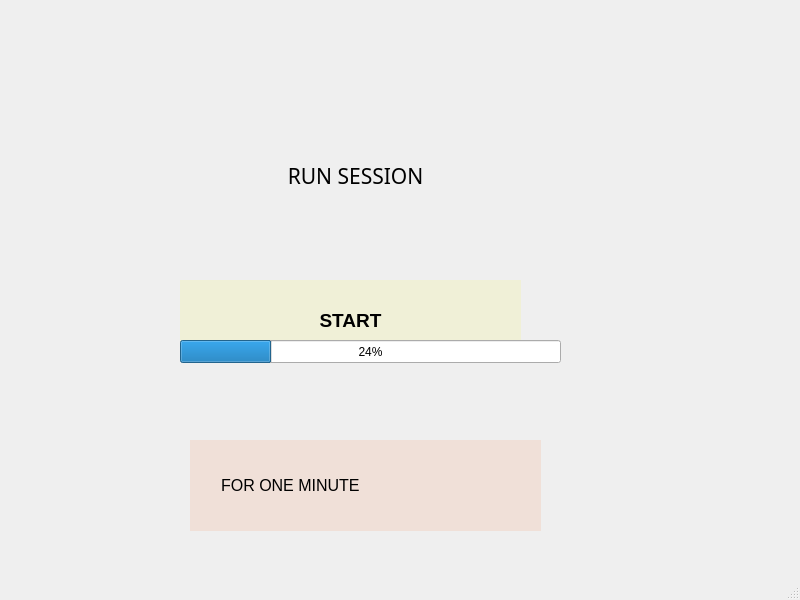
<?xml version="1.0" encoding="UTF-8"?>
<ui version="4.0">
 <class>MainWindow</class>
 <widget class="QMainWindow" name="MainWindow">
  <property name="geometry">
   <rect>
    <x>0</x>
    <y>0</y>
    <width>800</width>
    <height>600</height>
   </rect>
  </property>
  <property name="windowTitle">
   <string>MainWindow</string>
  </property>
  <widget class="QWidget" name="centralwidget">
   <widget class="QLabel" name="label">
    <property name="geometry">
     <rect>
      <x>200</x>
      <y>150</y>
      <width>311</width>
      <height>51</height>
     </rect>
    </property>
    <property name="font">
     <font>
      <family>Segoe UI Variable Display Semil</family>
      <pointsize>16</pointsize>
      <weight>50</weight>
      <italic>false</italic>
      <bold>false</bold>
      <strikeout>false</strikeout>
     </font>
    </property>
    <property name="text">
     <string>RUN SESSION</string>
    </property>
    <property name="alignment">
     <set>Qt::AlignCenter</set>
    </property>
   </widget>
   <widget class="QLabel" name="label_2">
    <property name="geometry">
     <rect>
      <x>250</x>
      <y>190</y>
      <width>301</width>
      <height>261</height>
     </rect>
    </property>
    <property name="text">
     <string/>
    </property>
    <property name="pixmap">
     <pixmap>../../../../../Downloads/Picture2-removebg-preview.png</pixmap>
    </property>
   </widget>
   <widget class="QLabel" name="label_3">
    <property name="geometry">
     <rect>
      <x>190</x>
      <y>440</y>
      <width>351</width>
      <height>91</height>
     </rect>
    </property>
    <property name="palette">
     <palette>
      <active>
       <colorrole role="WindowText">
        <brush brushstyle="SolidPattern">
         <color alpha="255">
          <red>0</red>
          <green>0</green>
          <blue>0</blue>
         </color>
        </brush>
       </colorrole>
       <colorrole role="Button">
        <brush brushstyle="SolidPattern">
         <color alpha="255">
          <red>240</red>
          <green>224</green>
          <blue>216</blue>
         </color>
        </brush>
       </colorrole>
       <colorrole role="Light">
        <brush brushstyle="SolidPattern">
         <color alpha="255">
          <red>255</red>
          <green>255</green>
          <blue>255</blue>
         </color>
        </brush>
       </colorrole>
       <colorrole role="Midlight">
        <brush brushstyle="SolidPattern">
         <color alpha="255">
          <red>247</red>
          <green>239</green>
          <blue>235</blue>
         </color>
        </brush>
       </colorrole>
       <colorrole role="Dark">
        <brush brushstyle="SolidPattern">
         <color alpha="255">
          <red>120</red>
          <green>112</green>
          <blue>108</blue>
         </color>
        </brush>
       </colorrole>
       <colorrole role="Mid">
        <brush brushstyle="SolidPattern">
         <color alpha="255">
          <red>160</red>
          <green>149</green>
          <blue>144</blue>
         </color>
        </brush>
       </colorrole>
       <colorrole role="Text">
        <brush brushstyle="SolidPattern">
         <color alpha="255">
          <red>0</red>
          <green>0</green>
          <blue>0</blue>
         </color>
        </brush>
       </colorrole>
       <colorrole role="BrightText">
        <brush brushstyle="SolidPattern">
         <color alpha="255">
          <red>255</red>
          <green>255</green>
          <blue>255</blue>
         </color>
        </brush>
       </colorrole>
       <colorrole role="ButtonText">
        <brush brushstyle="SolidPattern">
         <color alpha="255">
          <red>0</red>
          <green>0</green>
          <blue>0</blue>
         </color>
        </brush>
       </colorrole>
       <colorrole role="Base">
        <brush brushstyle="SolidPattern">
         <color alpha="255">
          <red>255</red>
          <green>255</green>
          <blue>255</blue>
         </color>
        </brush>
       </colorrole>
       <colorrole role="Window">
        <brush brushstyle="SolidPattern">
         <color alpha="255">
          <red>240</red>
          <green>224</green>
          <blue>216</blue>
         </color>
        </brush>
       </colorrole>
       <colorrole role="Shadow">
        <brush brushstyle="SolidPattern">
         <color alpha="255">
          <red>0</red>
          <green>0</green>
          <blue>0</blue>
         </color>
        </brush>
       </colorrole>
       <colorrole role="AlternateBase">
        <brush brushstyle="SolidPattern">
         <color alpha="255">
          <red>247</red>
          <green>239</green>
          <blue>235</blue>
         </color>
        </brush>
       </colorrole>
       <colorrole role="ToolTipBase">
        <brush brushstyle="SolidPattern">
         <color alpha="255">
          <red>255</red>
          <green>255</green>
          <blue>220</blue>
         </color>
        </brush>
       </colorrole>
       <colorrole role="ToolTipText">
        <brush brushstyle="SolidPattern">
         <color alpha="255">
          <red>0</red>
          <green>0</green>
          <blue>0</blue>
         </color>
        </brush>
       </colorrole>
      </active>
      <inactive>
       <colorrole role="WindowText">
        <brush brushstyle="SolidPattern">
         <color alpha="255">
          <red>0</red>
          <green>0</green>
          <blue>0</blue>
         </color>
        </brush>
       </colorrole>
       <colorrole role="Button">
        <brush brushstyle="SolidPattern">
         <color alpha="255">
          <red>240</red>
          <green>224</green>
          <blue>216</blue>
         </color>
        </brush>
       </colorrole>
       <colorrole role="Light">
        <brush brushstyle="SolidPattern">
         <color alpha="255">
          <red>255</red>
          <green>255</green>
          <blue>255</blue>
         </color>
        </brush>
       </colorrole>
       <colorrole role="Midlight">
        <brush brushstyle="SolidPattern">
         <color alpha="255">
          <red>247</red>
          <green>239</green>
          <blue>235</blue>
         </color>
        </brush>
       </colorrole>
       <colorrole role="Dark">
        <brush brushstyle="SolidPattern">
         <color alpha="255">
          <red>120</red>
          <green>112</green>
          <blue>108</blue>
         </color>
        </brush>
       </colorrole>
       <colorrole role="Mid">
        <brush brushstyle="SolidPattern">
         <color alpha="255">
          <red>160</red>
          <green>149</green>
          <blue>144</blue>
         </color>
        </brush>
       </colorrole>
       <colorrole role="Text">
        <brush brushstyle="SolidPattern">
         <color alpha="255">
          <red>0</red>
          <green>0</green>
          <blue>0</blue>
         </color>
        </brush>
       </colorrole>
       <colorrole role="BrightText">
        <brush brushstyle="SolidPattern">
         <color alpha="255">
          <red>255</red>
          <green>255</green>
          <blue>255</blue>
         </color>
        </brush>
       </colorrole>
       <colorrole role="ButtonText">
        <brush brushstyle="SolidPattern">
         <color alpha="255">
          <red>0</red>
          <green>0</green>
          <blue>0</blue>
         </color>
        </brush>
       </colorrole>
       <colorrole role="Base">
        <brush brushstyle="SolidPattern">
         <color alpha="255">
          <red>255</red>
          <green>255</green>
          <blue>255</blue>
         </color>
        </brush>
       </colorrole>
       <colorrole role="Window">
        <brush brushstyle="SolidPattern">
         <color alpha="255">
          <red>240</red>
          <green>224</green>
          <blue>216</blue>
         </color>
        </brush>
       </colorrole>
       <colorrole role="Shadow">
        <brush brushstyle="SolidPattern">
         <color alpha="255">
          <red>0</red>
          <green>0</green>
          <blue>0</blue>
         </color>
        </brush>
       </colorrole>
       <colorrole role="AlternateBase">
        <brush brushstyle="SolidPattern">
         <color alpha="255">
          <red>247</red>
          <green>239</green>
          <blue>235</blue>
         </color>
        </brush>
       </colorrole>
       <colorrole role="ToolTipBase">
        <brush brushstyle="SolidPattern">
         <color alpha="255">
          <red>255</red>
          <green>255</green>
          <blue>220</blue>
         </color>
        </brush>
       </colorrole>
       <colorrole role="ToolTipText">
        <brush brushstyle="SolidPattern">
         <color alpha="255">
          <red>0</red>
          <green>0</green>
          <blue>0</blue>
         </color>
        </brush>
       </colorrole>
      </inactive>
      <disabled>
       <colorrole role="WindowText">
        <brush brushstyle="SolidPattern">
         <color alpha="255">
          <red>120</red>
          <green>112</green>
          <blue>108</blue>
         </color>
        </brush>
       </colorrole>
       <colorrole role="Button">
        <brush brushstyle="SolidPattern">
         <color alpha="255">
          <red>240</red>
          <green>224</green>
          <blue>216</blue>
         </color>
        </brush>
       </colorrole>
       <colorrole role="Light">
        <brush brushstyle="SolidPattern">
         <color alpha="255">
          <red>255</red>
          <green>255</green>
          <blue>255</blue>
         </color>
        </brush>
       </colorrole>
       <colorrole role="Midlight">
        <brush brushstyle="SolidPattern">
         <color alpha="255">
          <red>247</red>
          <green>239</green>
          <blue>235</blue>
         </color>
        </brush>
       </colorrole>
       <colorrole role="Dark">
        <brush brushstyle="SolidPattern">
         <color alpha="255">
          <red>120</red>
          <green>112</green>
          <blue>108</blue>
         </color>
        </brush>
       </colorrole>
       <colorrole role="Mid">
        <brush brushstyle="SolidPattern">
         <color alpha="255">
          <red>160</red>
          <green>149</green>
          <blue>144</blue>
         </color>
        </brush>
       </colorrole>
       <colorrole role="Text">
        <brush brushstyle="SolidPattern">
         <color alpha="255">
          <red>120</red>
          <green>112</green>
          <blue>108</blue>
         </color>
        </brush>
       </colorrole>
       <colorrole role="BrightText">
        <brush brushstyle="SolidPattern">
         <color alpha="255">
          <red>255</red>
          <green>255</green>
          <blue>255</blue>
         </color>
        </brush>
       </colorrole>
       <colorrole role="ButtonText">
        <brush brushstyle="SolidPattern">
         <color alpha="255">
          <red>120</red>
          <green>112</green>
          <blue>108</blue>
         </color>
        </brush>
       </colorrole>
       <colorrole role="Base">
        <brush brushstyle="SolidPattern">
         <color alpha="255">
          <red>240</red>
          <green>224</green>
          <blue>216</blue>
         </color>
        </brush>
       </colorrole>
       <colorrole role="Window">
        <brush brushstyle="SolidPattern">
         <color alpha="255">
          <red>240</red>
          <green>224</green>
          <blue>216</blue>
         </color>
        </brush>
       </colorrole>
       <colorrole role="Shadow">
        <brush brushstyle="SolidPattern">
         <color alpha="255">
          <red>0</red>
          <green>0</green>
          <blue>0</blue>
         </color>
        </brush>
       </colorrole>
       <colorrole role="AlternateBase">
        <brush brushstyle="SolidPattern">
         <color alpha="255">
          <red>240</red>
          <green>224</green>
          <blue>216</blue>
         </color>
        </brush>
       </colorrole>
       <colorrole role="ToolTipBase">
        <brush brushstyle="SolidPattern">
         <color alpha="255">
          <red>255</red>
          <green>255</green>
          <blue>220</blue>
         </color>
        </brush>
       </colorrole>
       <colorrole role="ToolTipText">
        <brush brushstyle="SolidPattern">
         <color alpha="255">
          <red>0</red>
          <green>0</green>
          <blue>0</blue>
         </color>
        </brush>
       </colorrole>
      </disabled>
     </palette>
    </property>
    <property name="font">
     <font>
      <pointsize>12</pointsize>
     </font>
    </property>
    <property name="autoFillBackground">
     <bool>true</bool>
    </property>
    <property name="text">
     <string>       FOR ONE MINUTE</string>
    </property>
   </widget>
   <widget class="QLabel" name="label_5">
    <property name="geometry">
     <rect>
      <x>180</x>
      <y>280</y>
      <width>341</width>
      <height>81</height>
     </rect>
    </property>
    <property name="palette">
     <palette>
      <active>
       <colorrole role="WindowText">
        <brush brushstyle="SolidPattern">
         <color alpha="255">
          <red>0</red>
          <green>0</green>
          <blue>0</blue>
         </color>
        </brush>
       </colorrole>
       <colorrole role="Button">
        <brush brushstyle="SolidPattern">
         <color alpha="255">
          <red>240</red>
          <green>240</green>
          <blue>215</blue>
         </color>
        </brush>
       </colorrole>
       <colorrole role="Light">
        <brush brushstyle="SolidPattern">
         <color alpha="255">
          <red>255</red>
          <green>255</green>
          <blue>255</blue>
         </color>
        </brush>
       </colorrole>
       <colorrole role="Midlight">
        <brush brushstyle="SolidPattern">
         <color alpha="255">
          <red>247</red>
          <green>247</green>
          <blue>235</blue>
         </color>
        </brush>
       </colorrole>
       <colorrole role="Dark">
        <brush brushstyle="SolidPattern">
         <color alpha="255">
          <red>120</red>
          <green>120</green>
          <blue>107</blue>
         </color>
        </brush>
       </colorrole>
       <colorrole role="Mid">
        <brush brushstyle="SolidPattern">
         <color alpha="255">
          <red>160</red>
          <green>160</green>
          <blue>143</blue>
         </color>
        </brush>
       </colorrole>
       <colorrole role="Text">
        <brush brushstyle="SolidPattern">
         <color alpha="255">
          <red>0</red>
          <green>0</green>
          <blue>0</blue>
         </color>
        </brush>
       </colorrole>
       <colorrole role="BrightText">
        <brush brushstyle="SolidPattern">
         <color alpha="255">
          <red>255</red>
          <green>255</green>
          <blue>255</blue>
         </color>
        </brush>
       </colorrole>
       <colorrole role="ButtonText">
        <brush brushstyle="SolidPattern">
         <color alpha="255">
          <red>0</red>
          <green>0</green>
          <blue>0</blue>
         </color>
        </brush>
       </colorrole>
       <colorrole role="Base">
        <brush brushstyle="SolidPattern">
         <color alpha="255">
          <red>255</red>
          <green>255</green>
          <blue>255</blue>
         </color>
        </brush>
       </colorrole>
       <colorrole role="Window">
        <brush brushstyle="SolidPattern">
         <color alpha="255">
          <red>240</red>
          <green>240</green>
          <blue>215</blue>
         </color>
        </brush>
       </colorrole>
       <colorrole role="Shadow">
        <brush brushstyle="SolidPattern">
         <color alpha="255">
          <red>0</red>
          <green>0</green>
          <blue>0</blue>
         </color>
        </brush>
       </colorrole>
       <colorrole role="AlternateBase">
        <brush brushstyle="SolidPattern">
         <color alpha="255">
          <red>247</red>
          <green>247</green>
          <blue>235</blue>
         </color>
        </brush>
       </colorrole>
       <colorrole role="ToolTipBase">
        <brush brushstyle="SolidPattern">
         <color alpha="255">
          <red>255</red>
          <green>255</green>
          <blue>220</blue>
         </color>
        </brush>
       </colorrole>
       <colorrole role="ToolTipText">
        <brush brushstyle="SolidPattern">
         <color alpha="255">
          <red>0</red>
          <green>0</green>
          <blue>0</blue>
         </color>
        </brush>
       </colorrole>
      </active>
      <inactive>
       <colorrole role="WindowText">
        <brush brushstyle="SolidPattern">
         <color alpha="255">
          <red>0</red>
          <green>0</green>
          <blue>0</blue>
         </color>
        </brush>
       </colorrole>
       <colorrole role="Button">
        <brush brushstyle="SolidPattern">
         <color alpha="255">
          <red>240</red>
          <green>240</green>
          <blue>215</blue>
         </color>
        </brush>
       </colorrole>
       <colorrole role="Light">
        <brush brushstyle="SolidPattern">
         <color alpha="255">
          <red>255</red>
          <green>255</green>
          <blue>255</blue>
         </color>
        </brush>
       </colorrole>
       <colorrole role="Midlight">
        <brush brushstyle="SolidPattern">
         <color alpha="255">
          <red>247</red>
          <green>247</green>
          <blue>235</blue>
         </color>
        </brush>
       </colorrole>
       <colorrole role="Dark">
        <brush brushstyle="SolidPattern">
         <color alpha="255">
          <red>120</red>
          <green>120</green>
          <blue>107</blue>
         </color>
        </brush>
       </colorrole>
       <colorrole role="Mid">
        <brush brushstyle="SolidPattern">
         <color alpha="255">
          <red>160</red>
          <green>160</green>
          <blue>143</blue>
         </color>
        </brush>
       </colorrole>
       <colorrole role="Text">
        <brush brushstyle="SolidPattern">
         <color alpha="255">
          <red>0</red>
          <green>0</green>
          <blue>0</blue>
         </color>
        </brush>
       </colorrole>
       <colorrole role="BrightText">
        <brush brushstyle="SolidPattern">
         <color alpha="255">
          <red>255</red>
          <green>255</green>
          <blue>255</blue>
         </color>
        </brush>
       </colorrole>
       <colorrole role="ButtonText">
        <brush brushstyle="SolidPattern">
         <color alpha="255">
          <red>0</red>
          <green>0</green>
          <blue>0</blue>
         </color>
        </brush>
       </colorrole>
       <colorrole role="Base">
        <brush brushstyle="SolidPattern">
         <color alpha="255">
          <red>255</red>
          <green>255</green>
          <blue>255</blue>
         </color>
        </brush>
       </colorrole>
       <colorrole role="Window">
        <brush brushstyle="SolidPattern">
         <color alpha="255">
          <red>240</red>
          <green>240</green>
          <blue>215</blue>
         </color>
        </brush>
       </colorrole>
       <colorrole role="Shadow">
        <brush brushstyle="SolidPattern">
         <color alpha="255">
          <red>0</red>
          <green>0</green>
          <blue>0</blue>
         </color>
        </brush>
       </colorrole>
       <colorrole role="AlternateBase">
        <brush brushstyle="SolidPattern">
         <color alpha="255">
          <red>247</red>
          <green>247</green>
          <blue>235</blue>
         </color>
        </brush>
       </colorrole>
       <colorrole role="ToolTipBase">
        <brush brushstyle="SolidPattern">
         <color alpha="255">
          <red>255</red>
          <green>255</green>
          <blue>220</blue>
         </color>
        </brush>
       </colorrole>
       <colorrole role="ToolTipText">
        <brush brushstyle="SolidPattern">
         <color alpha="255">
          <red>0</red>
          <green>0</green>
          <blue>0</blue>
         </color>
        </brush>
       </colorrole>
      </inactive>
      <disabled>
       <colorrole role="WindowText">
        <brush brushstyle="SolidPattern">
         <color alpha="255">
          <red>120</red>
          <green>120</green>
          <blue>107</blue>
         </color>
        </brush>
       </colorrole>
       <colorrole role="Button">
        <brush brushstyle="SolidPattern">
         <color alpha="255">
          <red>240</red>
          <green>240</green>
          <blue>215</blue>
         </color>
        </brush>
       </colorrole>
       <colorrole role="Light">
        <brush brushstyle="SolidPattern">
         <color alpha="255">
          <red>255</red>
          <green>255</green>
          <blue>255</blue>
         </color>
        </brush>
       </colorrole>
       <colorrole role="Midlight">
        <brush brushstyle="SolidPattern">
         <color alpha="255">
          <red>247</red>
          <green>247</green>
          <blue>235</blue>
         </color>
        </brush>
       </colorrole>
       <colorrole role="Dark">
        <brush brushstyle="SolidPattern">
         <color alpha="255">
          <red>120</red>
          <green>120</green>
          <blue>107</blue>
         </color>
        </brush>
       </colorrole>
       <colorrole role="Mid">
        <brush brushstyle="SolidPattern">
         <color alpha="255">
          <red>160</red>
          <green>160</green>
          <blue>143</blue>
         </color>
        </brush>
       </colorrole>
       <colorrole role="Text">
        <brush brushstyle="SolidPattern">
         <color alpha="255">
          <red>120</red>
          <green>120</green>
          <blue>107</blue>
         </color>
        </brush>
       </colorrole>
       <colorrole role="BrightText">
        <brush brushstyle="SolidPattern">
         <color alpha="255">
          <red>255</red>
          <green>255</green>
          <blue>255</blue>
         </color>
        </brush>
       </colorrole>
       <colorrole role="ButtonText">
        <brush brushstyle="SolidPattern">
         <color alpha="255">
          <red>120</red>
          <green>120</green>
          <blue>107</blue>
         </color>
        </brush>
       </colorrole>
       <colorrole role="Base">
        <brush brushstyle="SolidPattern">
         <color alpha="255">
          <red>240</red>
          <green>240</green>
          <blue>215</blue>
         </color>
        </brush>
       </colorrole>
       <colorrole role="Window">
        <brush brushstyle="SolidPattern">
         <color alpha="255">
          <red>240</red>
          <green>240</green>
          <blue>215</blue>
         </color>
        </brush>
       </colorrole>
       <colorrole role="Shadow">
        <brush brushstyle="SolidPattern">
         <color alpha="255">
          <red>0</red>
          <green>0</green>
          <blue>0</blue>
         </color>
        </brush>
       </colorrole>
       <colorrole role="AlternateBase">
        <brush brushstyle="SolidPattern">
         <color alpha="255">
          <red>240</red>
          <green>240</green>
          <blue>215</blue>
         </color>
        </brush>
       </colorrole>
       <colorrole role="ToolTipBase">
        <brush brushstyle="SolidPattern">
         <color alpha="255">
          <red>255</red>
          <green>255</green>
          <blue>220</blue>
         </color>
        </brush>
       </colorrole>
       <colorrole role="ToolTipText">
        <brush brushstyle="SolidPattern">
         <color alpha="255">
          <red>0</red>
          <green>0</green>
          <blue>0</blue>
         </color>
        </brush>
       </colorrole>
      </disabled>
     </palette>
    </property>
    <property name="font">
     <font>
      <pointsize>14</pointsize>
      <weight>75</weight>
      <bold>true</bold>
     </font>
    </property>
    <property name="autoFillBackground">
     <bool>true</bool>
    </property>
    <property name="text">
     <string>START</string>
    </property>
    <property name="alignment">
     <set>Qt::AlignCenter</set>
    </property>
   </widget>
   <widget class="QLabel" name="label_4">
    <property name="geometry">
     <rect>
      <x>420</x>
      <y>430</y>
      <width>171</width>
      <height>111</height>
     </rect>
    </property>
    <property name="text">
     <string/>
    </property>
    <property name="pixmap">
     <pixmap>../../../../../Downloads/Screenshot_2024-02-25_183541-removebg-preview.png</pixmap>
    </property>
   </widget>
   <widget class="QProgressBar" name="progressBar">
    <property name="geometry">
     <rect>
      <x>180</x>
      <y>340</y>
      <width>381</width>
      <height>23</height>
     </rect>
    </property>
    <property name="value">
     <number>24</number>
    </property>
   </widget>
  </widget>
  <widget class="QMenuBar" name="menubar">
   <property name="geometry">
    <rect>
     <x>0</x>
     <y>0</y>
     <width>800</width>
     <height>26</height>
    </rect>
   </property>
  </widget>
  <widget class="QStatusBar" name="statusbar"/>
 </widget>
 <resources/>
 <connections/>
</ui>
